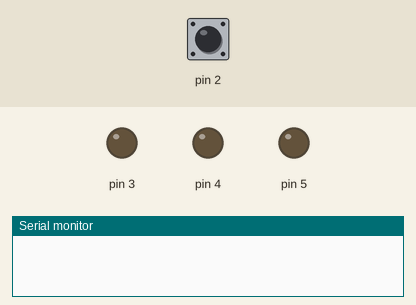
The sketch below on a simulated Arduino Uno, built with avr-gcc and run on an emulated ATmega328P. Parts: output pins drawn as LEDs (lit = HIGH), the last lines printed to the serial monitor. Dashed ring = blinking. The test bench sets the inputs (shaded band); at power-on: pin 2 HIGH.

Above: at 1.2 s.
1.3 s: pin 2 pulled LOW for 0.15 s
At 1.7 s:
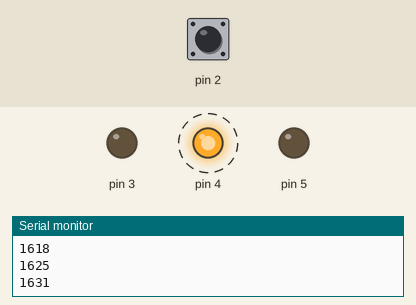
At 2.7 s:
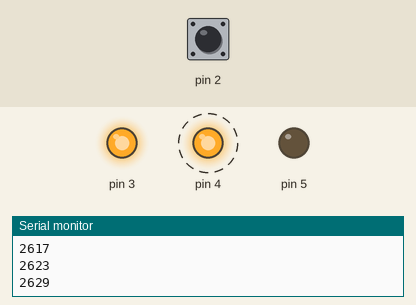
Timing chart, 0 to 13.3 s (numbered marks = the images above; inputs shaded):
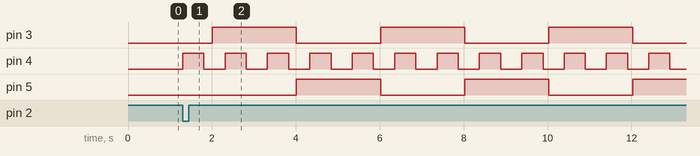

The sketch:

motor_led_millis.ino
```cpp
unsigned long prevtime1= millis();
unsigned long prevtime2= millis();
void setup() {
  pinMode(2,INPUT_PULLUP);
  pinMode(4,OUTPUT);
  pinMode(3,OUTPUT);
  pinMode(5,OUTPUT);
  Serial.begin(9600);

}

long time1=500;
long time2=2000;
bool ledstate=0;
int degisken0=0;
int degisken1=1;
bool deger=0;
int arr[2]={0,255};
void loop() {
if(digitalRead(2)==LOW){
  deger=1;
  }

if(deger==1) {

  unsigned long current_time=millis();
  Serial.println(current_time);

  if(current_time-prevtime1>time1){

    ledstate=!ledstate;
    digitalWrite(4,ledstate);

    prevtime1=current_time;

    }


if(current_time-prevtime2>time2){
analogWrite(3,arr[degisken1]);
analogWrite(5,arr[degisken0]);

 int gecici = degisken0;
 degisken0 = degisken1;
 degisken1 = gecici;

    prevtime2=current_time;

    }
  }
}
```

Measured:
- after the input at 1.3 s, pin 3: alternates HIGH for 2.0 s and LOW for 2.0 s, starting after 0.71 s; pin 4: alternates HIGH for 0.51 s and LOW for 0.51 s, starting at once; pin 5: alternates HIGH for 2.0 s and LOW for 2.0 s, starting after 2.7 s
